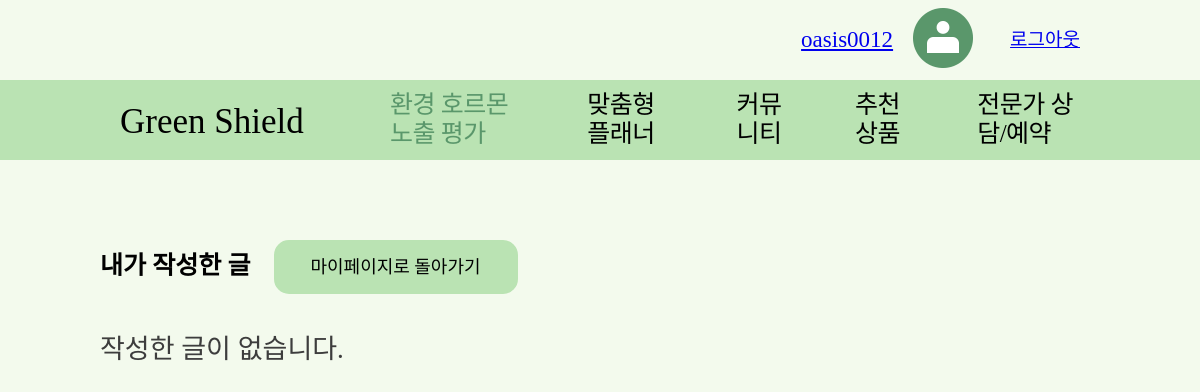
The page /green/authored-posts/ (signed in) on the database as committed earlier.
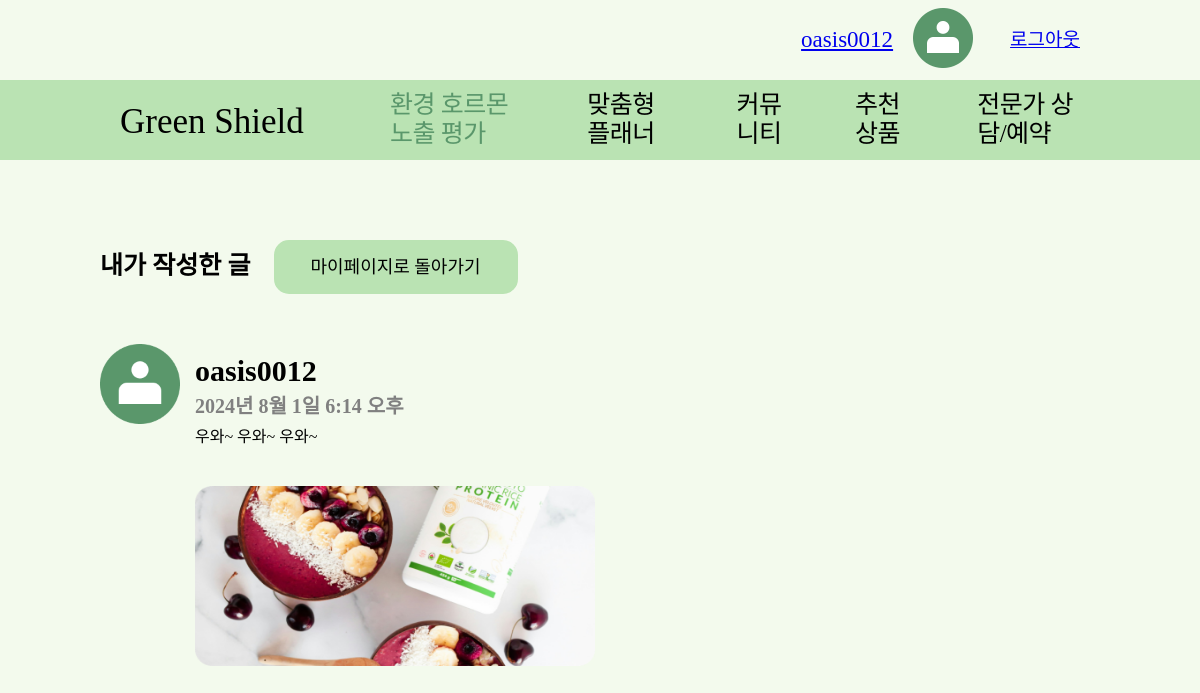
The same page on the database as committed later.
### green/models.py (models this page shows, shortened)
class Post(models.Model):
    CATEGORY_CHOICES = (
        ('health', '건강 게시판'),
        ('free', '자유 게시판'),
    )
    category = models.CharField(max_length=10, choices=CATEGORY_CHOICES)
    content = models.TextField()
    image = models.ImageField(upload_to='posts/', blank=True, null=True)
    video = models.FileField(upload_to='videos/', blank=True, null=True)
    author = models.ForeignKey(User, on_delete=models.CASCADE)
    created_at = models.DateTimeField(auto_now_add=True)
    likes = models.ManyToManyField(User, related_name='liked_posts', blank=True)

### green/views.py (the view)
# urls.py: path('authored-posts/', views.authored_posts, name='authored_posts'),
def authored_posts(request):
    user = request.user
    posts = Post.objects.filter(author=user)
    return render(request, 'green/authored_posts.html', {'posts': posts})

### green/templates/green/authored_posts.html (shortened to what this page needs)
<!DOCTYPE html>
<html lang="ko">
  <head>
    {% load static %}
    <link rel="stylesheet" href="{% static './css/resetCSS.css' %} " />
    <link rel="stylesheet" href="{% static './css/header.css' %} " />
    <link rel="stylesheet" href="{% static './css/written_article.css' %}" />
  </head>
  <body>
    {% include 'green/header.html' %}
    <div class="title_all">
      <div class="top_wri_and_back">
        <div class="written_article">
          <div class="written_article_text">내가 작성한 글</div>
        </div>
        <div class="back_mypage_box">
          <div class="back_mypage_text"><a href="{% url 'green:mypage' %}">마이페이지로 돌아가기</a></div>
        </div>
      </div>
    </div>
    <div class="article_all">
      {% if posts %} {% for post in posts %}
      <a href="{% url 'green:community_detail' post.id %}">
        <div class="article_set1">
          <div class="article_pro_box">
            <div class="article_profile">
              <img src="{% static './img/AnonymousProfile_60x60.png' %}" width="80" height="80" />
            </div>
            <div class="article_box">
              <div class="name">{{ post.author }}</div>
              <div class="date">{{ post.created_at }}</div>
              <div class="text">{{ post.content }}</div>
              <div class="article_post_picture">
                {% if post.image %}
                <img src="{{ post.image.url }}" width="400" height="180" />
                {% endif %}
              </div>
            </div>
          </div>
        </div>
      </a>
      {% endfor %} {% else %}
      <div class="no_posts_message_box">
        <div class="no_posts_message">작성한 글이 없습니다.</div>
      </div>
      {% endif %}
    </div>
  </body>
</html>

Rows that differ between the two databases and show on the page:
added Post: author "oasis0012", created_at "2024년 8월 1일 6:14 오후", content "우와~ 우와~ 우와~", image (picture)
Other text that changed with them:
text no longer shown: "작성한 글이 없습니다."
